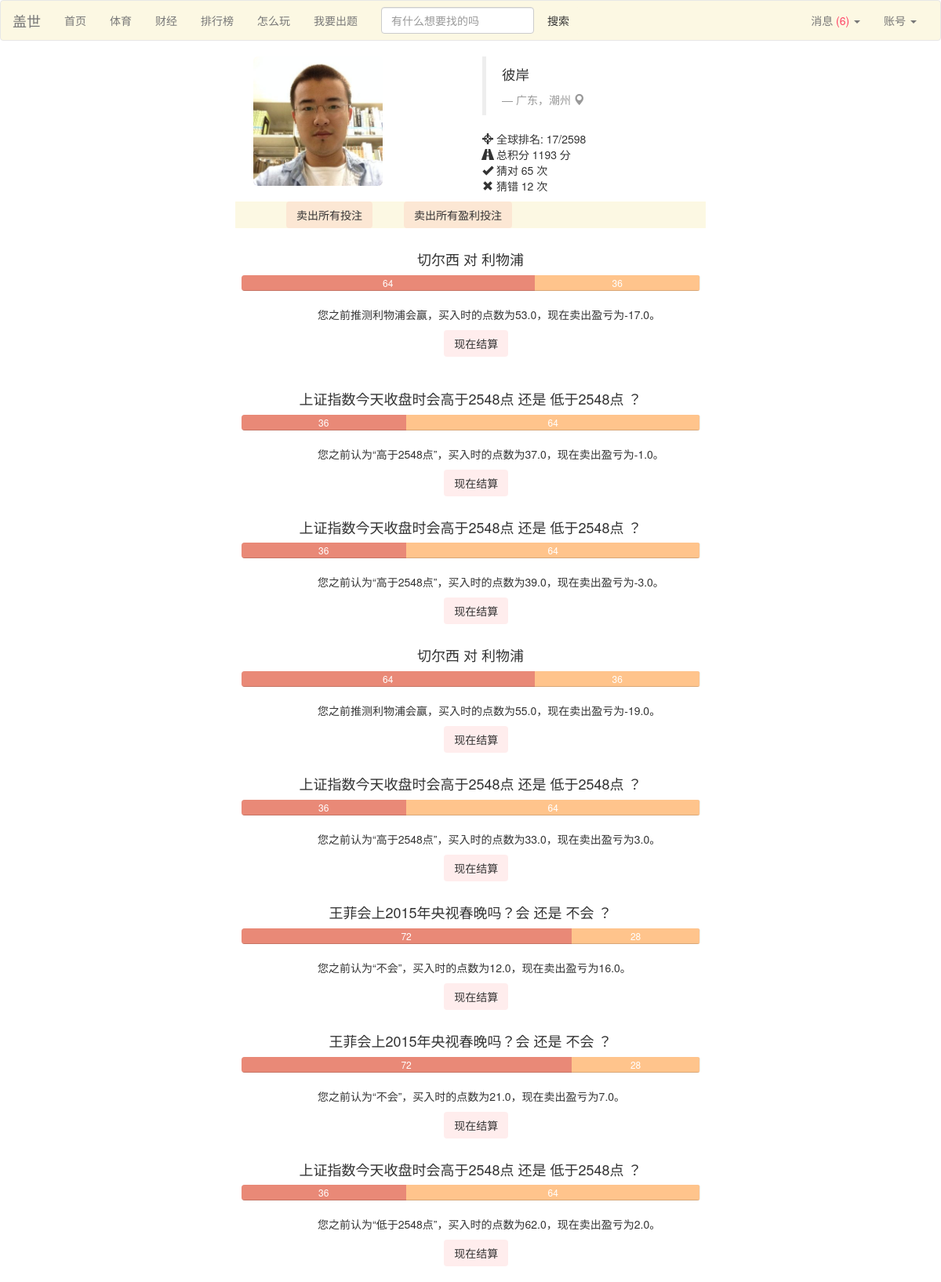
Screenshot of /profile (signed in) with the database file from the repository.
### Guess/models.py (models this page shows, shortened)
class Person(models.Model):
	user = models.OneToOneField(User)
	point = models.IntegerField(default=1000)
	expertise = models.TextField(default='N/A')
	win = models.IntegerField(default=0)
	lose = models.IntegerField(default=0)
	game = models.IntegerField(default=0)
	point_per_game = models.FloatField(default=0.0)
	index = models.IntegerField(default=0)
	rank = models.IntegerField(default=0)
	class Meta:
		ordering = ('point','point_per_game',)

class Betting(models.Model):
	better = models.ForeignKey(Person)
	game = models.ForeignKey(Game)
	side = models.BooleanField()  # True means home wins and vice versa
	num = models.IntegerField(default=1)
	outcome = models.BooleanField(default=False)
	price_at_buy = models.FloatField()
	price_at_sell = models.FloatField()
	cleared = models.BooleanField(default=False)  # cleared means the result of the betting has been updated to the person profile

class Game(models.Model):
	index = models.IntegerField()
	headline = models.TextField()
	begin = models.DateTimeField(auto_now_add=True)
	expire = models.DateTimeField()
	name_home = models.CharField(max_length=30)
	price_home = models.IntegerField(default=50)
	num_home = models.IntegerField(default=0)
	name_away = models.CharField(max_length=30)
	price_away = models.IntegerField(default=50)
	num_away = models.IntegerField(default=0)
	outcome = models.BooleanField(default=False)   # True means home wins and vice versa
	ended = models.BooleanField(default=False)
	event = models.IntegerField()
	is_primary = models.IntegerField(default=0)
	game_type = models.CharField(max_length=50)
	class Meta:
		ordering = ('expire',)

### Guess/views.py (the view)
# urls.py: url(r'^profile$', 'Guess.views.profile', name='profile'),
def profile(request):
	if not request.user.is_authenticated():
		return redirect(reverse('login'))
	person = Person.objects.get(user=request.user)
	bets = []
	for b in Betting.objects.filter(better=person, cleared=False):
		if not b.game.ended:
			bets.append(b)
		else:
			b.clear()
	if request.method == 'POST':
		if 'marked_all_as_read' in request.POST:
			marked_all_as_read(person)
		if 'sell_all' in request.POST:
			for b in bets:
				b.clear()
				Message.objects.create(owner=person, betting=b, verbal='cleared'+b.game.headline)
		elif 'sell_win_bets' in request.POST:
			for b in bets:
				if b.side and b.game.price_home > b.price_at_buy:
					b.clear()
					Message.objects.create(owner=person, betting=b, verbal='cleared'+b.game.headline)
				elif (not b.side) and b.game.price_away > b.price_at_buy:
					b.clear()
					Message.objects.create(owner=person, betting=b, verbal='cleared'+b.game.headline)
		else:
			for b in bets:
				if str(b.pk) in request.POST:
					b.clear()
					Message.objects.create(owner=person, betting=b, verbal='cleared'+b.game.headline)
					break
		return redirect(reverse('profile'))
	else:
		person = Person.objects.get(user=request.user)
		para = {}
		para['person'] = person
		para['bets'] = bets
		para = encap_para(para, person)
		return render(request,'profile.html', para)

### Guess/templatetags/profile_tag.py (called while the page is built)
@register.simple_tag()
def sub(value1, value2):
	return value1-value2

### Guess/views.py (called while the page is built)
def find_unread(person):
	return Message.objects.filter(owner=person, read=False)

def encap_para(para,person):
	messages = find_unread(person)
	para['unread'] = len(messages)
	para['messages'] = messages
	return para

### Guess/templates/profile.html (shortened to what this page needs)
{% load bootstrap3 %}
{% load profile_tag %}
{% include "nav_bar.html" %}
<div class="container">
    <div class="row">
        <div class="col-sm-2 col-md-2 col-md-offset-3">
            <img src="/static/images/me.jpg"
            alt="" class="img-rounded img-responsive" />
        </div>
        <div class="col-sm-4 col-md-4 col-md-offset-1">
            <blockquote>
                <p>彼岸</p> <small><cite title="Source Title">广东，潮州  <i class="glyphicon glyphicon-map-marker"></i></cite></small>
            </blockquote>
            <p> <i class="glyphicon glyphicon-screenshot"></i> 全球排名: 17/2598
                <br /> <i class="glyphicon glyphicon-road"></i> 总积分 {{ person.point }} 分
                <br /> <i class="glyphicon glyphicon-ok"></i> 猜对 {{ person.win }} 次
                <br /> <i class="glyphicon glyphicon-remove"></i> 猜错 {{ person.lose }} 次</p>
        </div>
    </div>
</div>
<form method="POST">
<div class="container col-md-6 col-md-offset-3">
    <div class = "row well-frame-c spacer">
        <div class="col-md-1 col-md-offset-1"><input class="btn button-clear" type="submit" value="卖出所有投注" name="sell_all" onclick="on_sell_all(event)"/></div>
        <div class="col-md-1 col-md-offset-2"><input class="btn button-clear" type="submit" value="卖出所有盈利投注" name="sell_win_bets" onclick="on_submit(event)"/></div>
     </div>
</div>
{% for b in bets %}
<div class = "row">
    <div class="col-md-6 col-md-offset-3">
        {% if b.game.game_type == "体育" %}
        <h4 class="text-center">{{ b.game.name_home }} 对 {{ b.game.name_away }}</h4>
        {% elif b.game.game_type == "财经" %}
        <h4 class="text-center">{{ b.game.headline }}{{ b.game.name_home }} 还是 {{ b.game.name_away }} ？</h4>
        {% endif %}
        <div class="progress">
            <div class="progress-bar progress-bar-c1" style="width: {{ b.game.price_home }}%">{{ b.game.price_home }}</div>
            <div class="progress-bar progress-bar-c2" style="width: {{ b.game.price_away }}%">{{ b.game.price_away }}</div>
        </div>
        <div class="col-md-offset-2">
        {% if b.game.is_primary and b.game.game_type == "体育" %}
            {% if b.side %}
                <div><p>您之前推测{{ b.game.name_home }}会赢，买入时的点数为{{ b.price_at_buy }}，现在卖出盈亏为{% sub b.game.price_home b.price_at_buy %}。</p></div>
            {% else %}
                <div><p>您之前推测{{ b.game.name_away }}会赢，买入时的点数为{{ b.price_at_buy }}，现在卖出盈亏为{% sub b.game.price_away b.price_at_buy %}。</p></div>
            {% endif %}
        {% elif b.game.game_type == "体育" %}
            {% if b.side %}
                <div><p>您之前认为“{{ b.game.headline }}”，买入时的点数为{{ b.price_at_buy }}，现在卖出盈亏为{% sub b.game.price_home b.price_at_buy %}。</p></div>
            {% else %}
                <div><p>您之前不认为“{{ b.game.headline }}”，买入时的点数为{{ b.price_at_buy }}，现在卖出盈亏为{% sub b.game.price_away b.price_at_buy %}。</p></div>
            {% endif %}
        {% elif b.game.game_type == "财经" %}
            {% if b.side %}
                <div><p>您之前认为“{{ b.game.name_home }}”，买入时的点数为{{ b.price_at_buy }}，现在卖出盈亏为{% sub b.game.price_home b.price_at_buy %}。</p></div>
            {% else %}
                <div><p>您之前认为“{{ b.game.name_away }}”，买入时的点数为{{ b.price_at_buy }}，现在卖出盈亏为{% sub b.game.price_away b.price_at_buy %}。</p></div>
            {% endif %}
        {% endif %}
        </div>
            <div class="col-md-1 col-md-offset-5 spacer"><input class="btn button-clear" type="submit" value="现在结算" name="{{ b.pk }}" onclick="on_submit(event)"/></div>
        </div>
</div>
</form>
{% endfor %}

### Guess/templates/profile.html (style rules this page uses)
.spacer { margin-bottom: 20px; }
.progress-bar-c1 { background: rgba(233, 137,119 , 1); }
.progress-bar-c2 { background: rgba(255,196,140,1); }
.button-clear { background: rgba(255,78,80,0.1); }
.well-frame-c { background: rgba(252,248,227,1); }

### rows the page displays
Person: point "1193", win "65", lose "12"
Betting: game.name_home "切尔西", game.name_away "利物浦", game.price_home "64", game.price_away "36", price_at_buy "53.0", game+price_at_buy "-17.0"
Betting: game.headline "上证指数今天收盘时会", game.name_home "高于2548点", game.name_away "低于2548点", game.price_home "36", game.price_away "64", price_at_buy "37.0", game+price_at_buy "-1.0"
Betting: game.headline "上证指数今天收盘时会", game.name_home "高于2548点", game.name_away "低于2548点", game.price_home "36", game.price_away "64", price_at_buy "39.0", game+price_at_buy "-3.0"
Betting: game.name_home "切尔西", game.name_away "利物浦", game.price_home "64", game.price_away "36", price_at_buy "55.0", game+price_at_buy "-19.0"
Betting: game.headline "上证指数今天收盘时会", game.name_home "高于2548点", game.name_away "低于2548点", game.price_home "36", game.price_away "64", price_at_buy "33.0", game+price_at_buy "3.0"
Betting: game.headline "王菲会上2015年央视春晚吗？", game.name_home "会", game.name_away "不会", game.price_home "72", game.price_away "28", price_at_buy "12.0", game+price_at_buy "16.0"
Betting: game.headline "王菲会上2015年央视春晚吗？", game.name_home "会", game.name_away "不会", game.price_home "72", game.price_away "28", price_at_buy "21.0", game+price_at_buy "7.0"
Betting: game.headline "上证指数今天收盘时会", game.name_home "高于2548点", game.name_away "低于2548点", game.price_home "36", game.price_away "64", price_at_buy "62.0", game+price_at_buy "2.0"

### other values shown
{{ unread }} "6"
